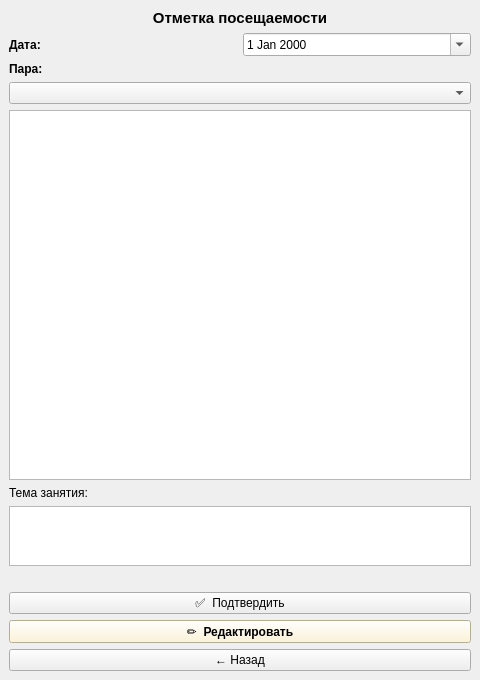
<?xml version="1.0" encoding="UTF-8"?>
<ui version="4.0">
 <class>AttendanceInputPage</class>
 <widget class="QMainWindow" name="AttendanceInputPage">
  <property name="geometry"><rect><x>0</x><y>0</y><width>480</width><height>680</height></rect></property>
  <property name="windowTitle"><string>Отметка присутствия</string></property>
  <widget class="QWidget" name="centralwidget">
   <layout class="QVBoxLayout" name="rootLayout">

    <item><widget class="QLabel" name="titleLabel">
     <property name="text"><string>Отметка посещаемости</string></property>
     <property name="alignment"><set>Qt::AlignCenter</set></property>
     <property name="font"><font><pointsize>11</pointsize><bold>true</bold></font></property>
    </widget></item>

    <item><layout class="QHBoxLayout">
     <item><widget class="QLabel" name="dateLabel">
      <property name="text"><string>Дата:</string></property>
      <property name="font"><font><bold>true</bold></font></property>
     </widget></item>
     <item><widget class="QDateEdit" name="dateEdit">
      <property name="calendarPopup"><bool>true</bool></property>
     </widget></item>
    </layout></item>

    <item><widget class="QLabel" name="classLabel">
     <property name="text"><string>Пара:</string></property>
     <property name="font"><font><bold>true</bold></font></property>
    </widget></item>
    <item><widget class="QComboBox" name="classCombo"/></item>

    <item><widget class="QTableWidget" name="studentsTable"/></item>

    <item><widget class="QLabel" name="themeLabel">
     <property name="text"><string>Тема занятия:</string></property>
    </widget></item>
    <item><widget class="QPlainTextEdit" name="themeEdit">
     <property name="maximumSize"><size><width>16777215</width><height>60</height></size></property>
    </widget></item>

    <item><widget class="QLabel" name="statusLabel">
     <property name="text"><string></string></property>
     <property name="alignment"><set>Qt::AlignCenter</set></property>
     <property name="wordWrap"><bool>true</bool></property>
    </widget></item>

    <item><widget class="QPushButton" name="submitButton">
     <property name="text"><string>✅  Подтвердить</string></property>
    </widget></item>

    <!-- Кнопка редактирования — появляется после отправки -->
    <item><widget class="QPushButton" name="editButton">
     <property name="text"><string>✏  Редактировать</string></property>
     <property name="styleSheet"><string>background-color: #fff3cd; font-weight: bold;</string></property>
     <property name="visible"><bool>false</bool></property>
    </widget></item>

    <item><widget class="QPushButton" name="backButton">
     <property name="text"><string>← Назад</string></property>
    </widget></item>

   </layout>
  </widget>
 </widget>
 <resources/><connections/>
</ui>
